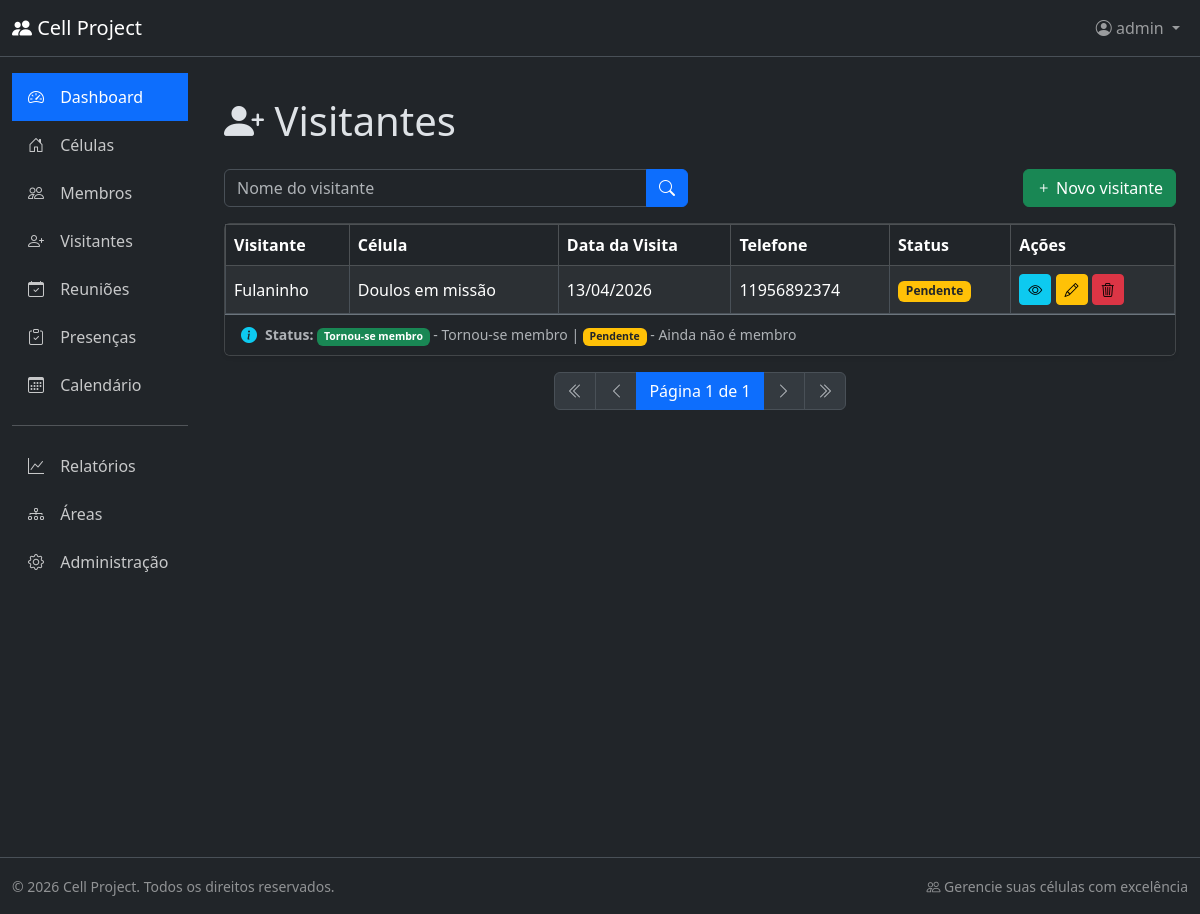
The page /visitors/list/ (signed in) on the database as committed earlier.
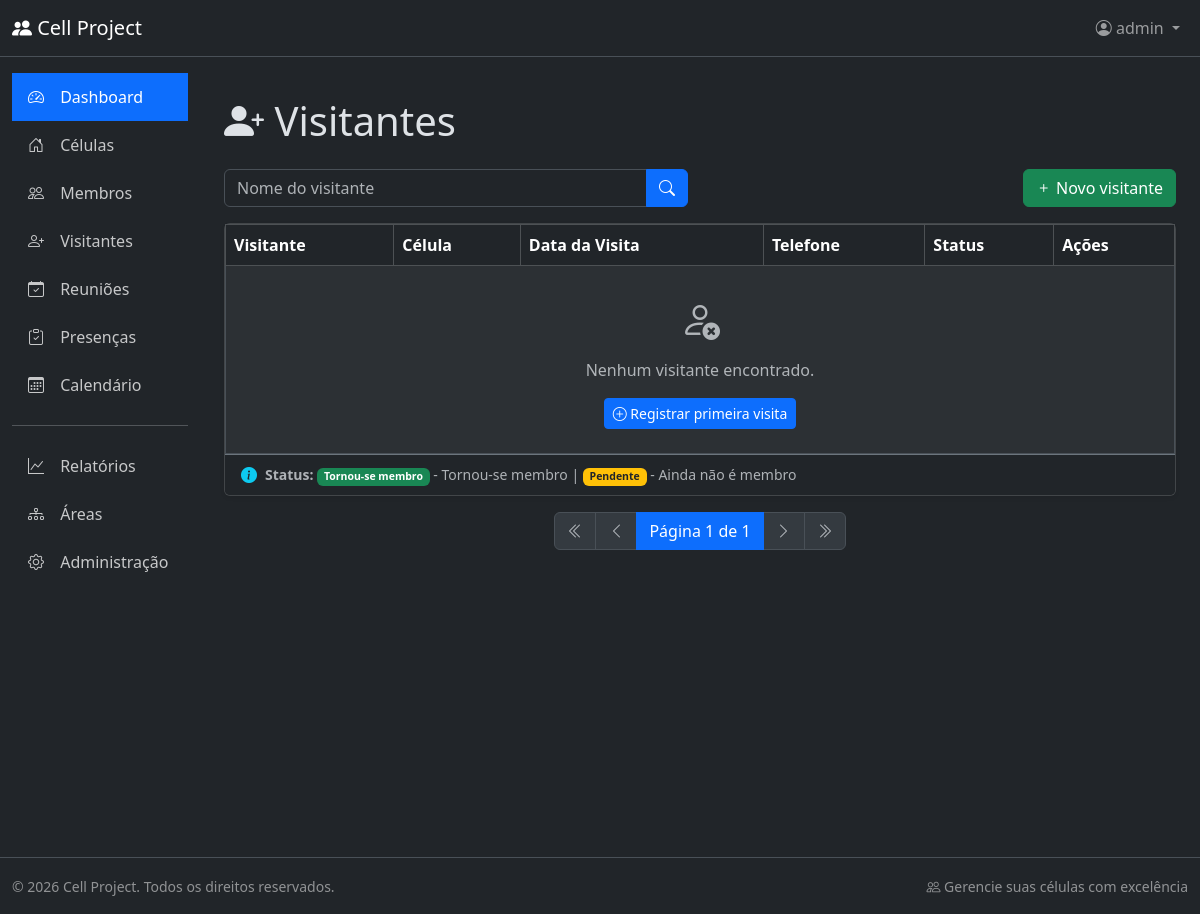
The same page on the database as committed later.
### visitors/models.py (models this page shows, shortened)
class Visitor(BaseModel):
    person = models.ForeignKey(
        Person,
        on_delete=models.CASCADE,
        related_name="visits",
        verbose_name="Pessoa",
    )
    cell = models.ForeignKey(
        Cell,
        on_delete=models.CASCADE,
        related_name="visitors",
        verbose_name="Célula",
    )
    visit_date = models.DateField(db_index=True, verbose_name="Data da Visita")
    became_member = models.BooleanField(
        default=False, verbose_name="Tornou-se Membro"
    )
    notes = models.TextField(blank=True, verbose_name="Observações")
    class Meta:
        db_table = "visitor"
        verbose_name = "Visitante"
        verbose_name_plural = "Visitantes"
        ordering = ["-visit_date", "person__full_name"]
        indexes = [
            models.Index(fields=["person", "cell"]),
            models.Index(fields=["became_member"]),
        ]

### person/models.py (models this page shows, shortened)
class Person(BaseModel):
    class Genders(models.TextChoices):
        MALE = "M", "Masculino"
        FEMALE = "F", "Feminino"
    class MaritalStatuses(models.TextChoices):
        SINGLE = "SINGLE", "Solteiro(a)"
        MARRIED = "MARRIED", "Casado(a)"
        WIDOWED = "WIDOWED", "Viúvo(a)"
        SEPARATED = (
            "SEPARATED",
            "Separado(a)",
        )
    full_name = models.CharField(
        max_length=200, db_index=True, verbose_name="Nome Completo"
    )
    address = models.TextField(verbose_name="Endereço")
    gender = models.CharField(
        max_length=1, choices=Genders.choices, verbose_name="Gênero"
    )
    marital_status = models.CharField(
        max_length=20,
        choices=MaritalStatuses.choices,
        verbose_name="Estado Civil",
    )
    birth_date = models.DateField(verbose_name="Data de Nascimento")
    phone = models.CharField(
        max_length=20, db_index=True, verbose_name="Telefone"
    )
    notes = models.TextField(blank=True, verbose_name="Observações")
    class Meta:
        db_table = "person"
        verbose_name = "Pessoa"
        verbose_name_plural = "Pessoas"
        ordering = ["full_name"]
        indexes = [
            models.Index(fields=["full_name"]),
            models.Index(fields=["phone"]),
        ]

### cells/models.py (models this page shows, shortened)
class Cell(BaseModel):
    name = models.CharField(max_length=100, db_index=True, verbose_name="Nome")
    area = models.ForeignKey(
        Area,
        on_delete=models.PROTECT,
        related_name="cells",
        verbose_name="Área",
    )
    mag_branch = models.ForeignKey(
        MagBranch,
        on_delete=models.PROTECT,
        null=True,
        blank=True,
        related_name="cells",
        verbose_name="Ramificação MAG",
    )
    cgsbc = models.CharField(
        max_length=100,
        blank=True,
        help_text="Church name for non-MAG cells",
        verbose_name="CGSBC",
    )
    notes = models.TextField(blank=True, verbose_name="Observações")
    class Meta:
        db_table = 'cell'
        verbose_name = 'Célula'
        verbose_name_plural = 'Células'
        ordering = ['name']
        indexes = [
            models.Index(fields=['area']),
            models.Index(fields=['mag_branch']),
        ]

### visitors/views.py (the view)
# urls.py: path('visitors/list/', views.VisitorListView.as_view(), name='visitor_list'),
class VisitorListView(ListView):
    model = models.Visitor
    template_name = 'visitor_list.html'
    context_object_name = 'visitors'
    def get_queryset(self):
        queryset = super().get_queryset()
        person_name = self.request.GET.get('person_name')
        if person_name:
            queryset = queryset.filter(person__full_name__icontains=person_name)
        return queryset

### visitors/templates/visitor_list.html (shortened to what the changed rows need)
{% extends 'base.html' %}
{% block page_heading %}
  <div class="d-flex justify-content-between align-items-center">
    <span><i class="bi bi-person-plus-fill"></i> Visitantes</span>
  </div>
{% endblock %}
{% block content %}
<div class="card shadow-sm">
    <div class="card-body p-0">
        <div class="table-responsive">
            <table class="table table-hover table-striped table-bordered align-middle mb-0">
                <thead class="table-dark">
                    <tr>
                        <th>Visitante</th>
                        <th>Célula</th>
                        <th>Data da Visita</th>
                        <th>Telefone</th>
                        <th>Status</th>
                        <th>Ações</th>
                    </tr>
                </thead>
                <tbody>
                    {% for visitor in visitors %}
                    <tr>
                        <td>{{ visitor.person.full_name }}</td>
                        <td>{{ visitor.cell.name }}</td>
                        <td>{{ visitor.visit_date|date:"d/m/Y" }}</td>
                        <td>{{ visitor.person.phone }}</td>
                        <td>
                            {% if visitor.became_member %}
                                <span class="badge bg-success">Tornou-se membro</span>
                            {% else %}
                                <span class="badge bg-warning text-dark">Pendente</span>
                            {% endif %}
                        </td>
                        <td>
                            <a href="{% url 'visitor_detail' visitor.id %}" class="btn btn-info btn-sm" data-bs-toggle="tooltip" title="Visualizar">
                                <i class="bi bi-eye"></i>
                            </a>
                            <a href="{% url 'visitor_update' visitor.id %}" class="btn btn-sm btn-warning" data-bs-toggle="tooltip" title="Editar">
                                <i class="bi bi-pencil"></i>
                            </a>
                            <a href="{% url 'visitor_delete' visitor.id %}" class="btn btn-sm btn-danger text-black" data-bs-toggle="tooltip" title="Excluir">
                                <i class="bi bi-trash3"></i>
                            </a>
                        </td>
                    </tr>
                    {% empty %}
                    <tr>
                        <td colspan="6" class="text-center py-4 text-muted">
                            <i class="bi bi-person-x fs-1"></i>
                            <p class="mt-2 mb-0">Nenhum visitante encontrado.</p>
                            <a href="{% url 'visitor_create' %}" class="btn btn-sm btn-primary mt-3">
                                <i class="bi bi-plus-circle"></i> Registrar primeira visita
                            </a>
                        </td>
                    </tr>
                    {% endfor %}
                </tbody>
            </table>
        </div>
    </div>
</div>
{% endblock %}

Rows that differ between the two databases and show on the page:
removed Visitor: person.full_name "Fulaninho", cell.name "Doulos em missão", visit_date "13/04/2026", person.phone "11956892374", became_member "Pendente"
Other text that changed with them:
text now shown: "Nenhum visitante encontrado. Registrar primeira visita"
